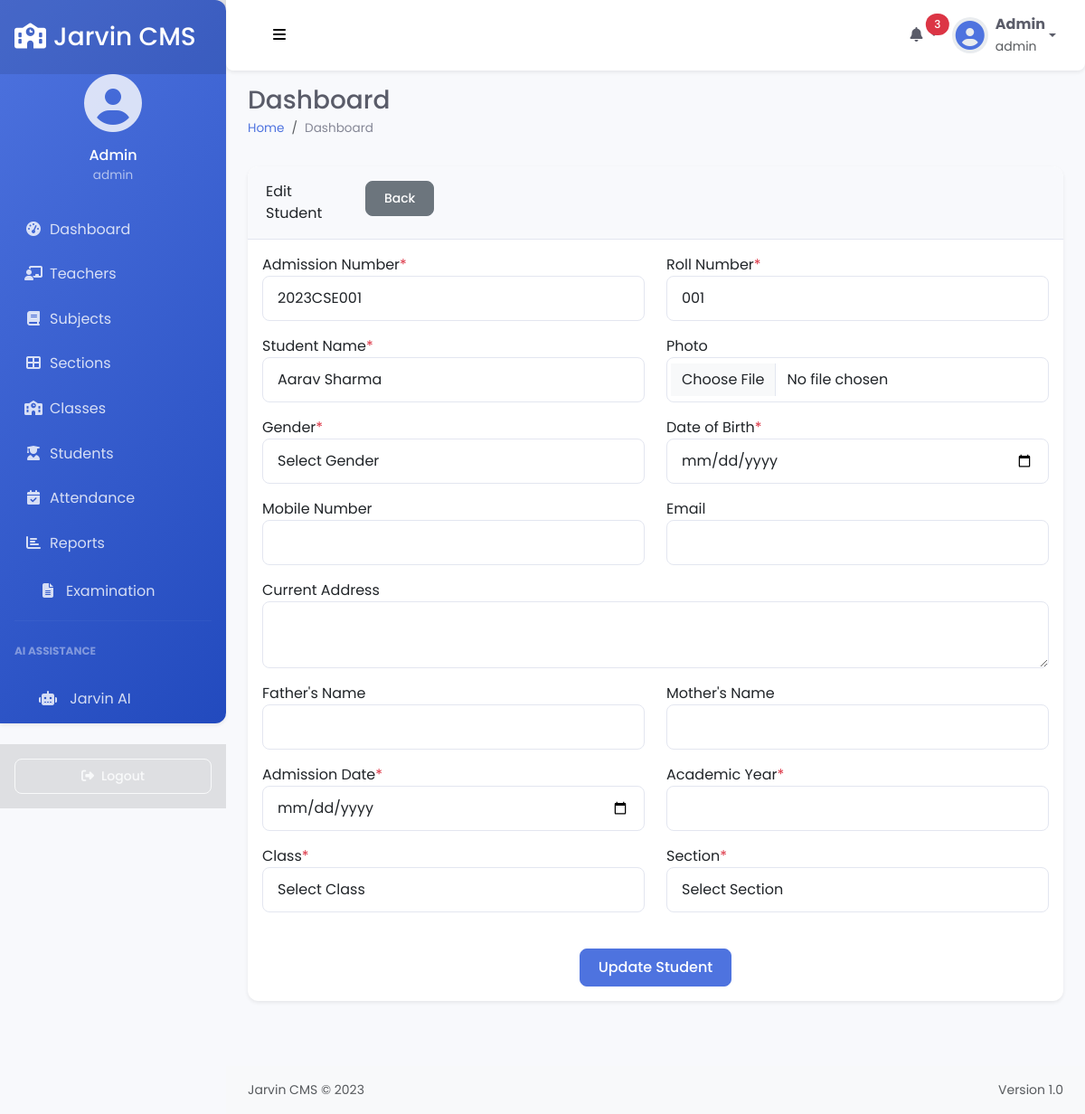
/edit_student?student_id=1 (signed in), run on the app's committed database.
### tables this page shows
CREATE TABLE sms_students (
            id INTEGER PRIMARY KEY AUTOINCREMENT,
            admission_no TEXT,
            roll_no TEXT,
            name TEXT,
            photo TEXT,
            gender TEXT,
            dob TEXT,
            mobile TEXT,
            email TEXT,
            current_address TEXT,
            father_name TEXT,
            mother_name TEXT,
            admission_date TEXT,
            academic_year TEXT,
            class INTEGER,
            section INTEGER
        );

### app.py (the view)
@app.route("/edit_student", methods =['GET'])
def edit_student():
    if 'loggedin' in session:
        student_id = request.args.get('student_id')
        db = get_db()
        cursor = db.cursor()
        cursor.execute('SELECT s.id, s.admission_no, s.roll_no, s.name, s.photo, c.name AS class, sec.section FROM sms_students s LEFT JOIN sms_section sec ON sec.section_id = s.section LEFT JOIN sms_classes c ON c.id = s.class WHERE s.id = ?', (student_id,))
        students = cursor.fetchall()
        cursor.execute('SELECT * FROM sms_classes')
        classes = cursor.fetchall()
        cursor.execute('SELECT * FROM sms_section')
        sections = cursor.fetchall()
        db.close()
        return render_template("edit_student.html", students = students, classes = classes, sections = sections)
    return redirect(url_for('login'))

### app.py (called while the page is built)
def get_db():
    db = sqlite3.connect('python_sms.db')
    db.row_factory = sqlite3.Row
    return db

### templates/edit_student.html (shortened to what this page needs)
{% extends 'layout.html' %}
{% block content %}
<div class="card">
    <div class="card-header">
        <div class="row">
            <div class="col-md-6">Edit Student</div>
            <div class="col-md-6 text-right">
                <a href="{{ url_for('student') }}" class="btn btn-secondary btn-sm">Back</a>
            </div>
        </div>
    </div>
    <div class="card-body">
        {% for student in students %}
        <form method="post" action="{{ url_for('save_student') }}" enctype="multipart/form-data">
            <div class="row">
                <div class="col-md-6">
                    <div class="mb-3">
                        <label for="admission_no">Admission Number<span class="text-danger">*</span></label>
                        <input type="text" name="admission_no" id="admission_no" class="form-control" value="{{ student.admission_no }}" required />
                    </div>
                </div>
                <div class="col-md-6">
                    <div class="mb-3">
                        <label for="roll_no">Roll Number<span class="text-danger">*</span></label>
                        <input type="text" name="roll_no" id="roll_no" class="form-control" value="{{ student.roll_no }}" required />
                    </div>
                </div>
            </div>
            <div class="row">
                <div class="col-md-6">
                    <div class="mb-3">
                        <label for="name">Student Name<span class="text-danger">*</span></label>
                        <input type="text" name="name" id="name" class="form-control" value="{{ student.name }}" required />
                    </div>
                </div>
                <div class="col-md-6">
                    <div class="mb-3">
                        <label for="photo">Photo</label>
                        <input type="file" name="photo" id="photo" class="form-control" accept="image/*" />
                    </div>
                </div>
            </div>
            <div class="row">
                <div class="col-md-6">
                    <div class="mb-3">
                        <label for="gender">Gender<span class="text-danger">*</span></label>
                        <select name="gender" id="gender" class="form-control" required>
                            <option value="">Select Gender</option>
                        </select>
                    </div>
                </div>
                <div class="col-md-6">
                    <div class="mb-3">
                        <label for="dob">Date of Birth<span class="text-danger">*</span></label>
                        <input type="date" name="dob" id="dob" class="form-control" value="{{ student.dob }}" required />
                    </div>
                </div>
            </div>
            <div class="row">
                <div class="col-md-6">
                    <div class="mb-3">
                        <label for="mobile">Mobile Number</label>
                        <input type="text" name="mobile" id="mobile" class="form-control" value="{{ student.mobile }}" />
                    </div>
                </div>
                <div class="col-md-6">
                    <div class="mb-3">
                        <label for="email">Email</label>
                        <input type="email" name="email" id="email" class="form-control" value="{{ student.email }}" />
                    </div>
                </div>
            </div>
            <div class="mb-3">
                <label for="current_address">Current Address</label>
                <textarea name="current_address" id="current_address" class="form-control">{{ student.current_address }}</textarea>
            </div>
            <div class="row">
                <div class="col-md-6">
                    <div class="mb-3">
                        <label for="father_name">Father's Name</label>
                        <input type="text" name="father_name" id="father_name" class="form-control" value="{{ student.father_name }}" />
                    </div>
                </div>
                <div class="col-md-6">
                    <div class="mb-3">
                        <label for="mother_name">Mother's Name</label>
                        <input type="text" name="mother_name" id="mother_name" class="form-control" value="{{ student.mother_name }}" />
                    </div>
                </div>
            </div>
            <div class="row">
                <div class="col-md-6">
                    <div class="mb-3">
                        <label for="admission_date">Admission Date<span class="text-danger">*</span></label>
                        <input type="date" name="admission_date" id="admission_date" class="form-control" value="{{ student.admission_date }}" required />
                    </div>
                </div>
                <div class="col-md-6">
                    <div class="mb-3">
                        <label for="academic_year">Academic Year<span class="text-danger">*</span></label>
                        <input type="text" name="academic_year" id="academic_year" class="form-control" value="{{ student.academic_year }}" required />
                    </div>
                </div>
            </div>
            <div class="row">
                <div class="col-md-6">
                    <div class="mb-3">
                        <label for="class_id">Class<span class="text-danger">*</span></label>
                        <select name="class_id" id="class_id" class="form-control" required>
                            <option value="">Select Class</option>
                        </select>
                    </div>
                </div>
                <div class="col-md-6">
                    <div class="mb-3">
                        <label for="section_id">Section<span class="text-danger">*</span></label>
                        <select name="section_id" id="section_id" class="form-control" required>
                            <option value="">Select Section</option>
                        </select>
                    </div>
                </div>
            </div>
            <div class="mt-4 text-center">
                <input type="submit" name="update_student" class="btn btn-primary" value="Update Student" />
            </div>
        </form>
        {% endfor %}
    </div>
</div>
{% endblock %}

### static/css/style.css (style rules this page uses)
.btn-sm { border-radius: 4px; }
:root { --primary: #4e73df; --secondary: #6c757d; --success: #1cc88a; --info: #36b9cc; --warning: #f6c23e; --danger: #e74a3b; --light: #f8f9fc; --dark: #5a5c69; --sidebar-width: 250px; --sidebar-collapsed-width: 90px; --header-height: 70px; }
body { font-family: 'Poppins', sans-serif; background: #f8f9fc; color: #5a5c69; min-height: 100vh; overflow-x: hidden; }
.card { border: none; border-radius: 0.375rem; box-shadow: 0 0.15rem 1.75rem 0 rgba(58, 59, 69, 0.1); margin-bottom: 1.5rem; transition: transform 0.2s; }
.card .card-header { background-color: #f8f9fc; border-bottom: 1px solid #e3e6f0; padding: 1rem 1.25rem; display: flex; align-items: center; justify-content: space-between; }
.btn { border-radius: 0.25rem; padding: 0.375rem 0.75rem; font-weight: 400; transition: all 0.15s; }
.btn-primary { background-color: var(--primary); border-color: var(--primary); }
.btn-sm { padding: 0.25rem 0.5rem; font-size: 0.875rem; }
.form-control { border-radius: 0.25rem; border: 1px solid #d1d3e2; padding: 0.375rem 0.75rem; font-size: 1rem; transition: border-color 0.15s ease-in-out, box-shadow 0.15s ease-in-out; }
body { font-family: 'Poppins', sans-serif; background-color: #f8f9fc; }
.card { margin-bottom: 1.5rem; }

### static/css/modern-theme.css (style rules this page uses)
:root { --primary-color: #4e73df; --primary-light: #5a80ee; --primary-dark: #3a63cf; --secondary-color: #858796; --success-color: #1cc88a; --info-color: #36b9cc; --warning-color: #f6c23e; --danger-color: #e74a3b; --light-color: #f8f9fc; --dark-color: #5a5c69; --border-radius-sm: 0.5rem; --border-radius-md: 0.75rem; --border-radius-lg: 1rem; --transition-speed: 0.3s; --shadow-sm: 0 .125rem .25rem rgba(0, 0, 0, .075); --shadow-md: 0 .5rem 1rem rgba(0, 0, 0, .15); --shadow-lg: 0 1rem 3rem rgba(0, 0, 0, .175); }
body { font-family: 'Poppins', sans-serif; background-color: #f8f9fc; }
.card { border: none; border-radius: var(--border-radius-md); box-shadow: var(--shadow-sm); transition: transform var(--transition-speed), box-shadow var(--transition-speed); overflow: hidden; }
.card-header { border-radius: var(--border-radius-md) var(--border-radius-md) 0 0 !important; background-color: #fff; border-bottom: 1px solid rgba(0, 0, 0, 0.05); }
.btn { border-radius: var(--border-radius-sm); padding: 0.5rem 1.25rem; transition: all var(--transition-speed); font-weight: 500; }
.btn-primary { background-color: var(--primary-color); border-color: var(--primary-color); }
.form-control { border-radius: var(--border-radius-sm); border: 1px solid #e3e6f0; padding: 0.75rem 1rem; transition: border-color var(--transition-speed), box-shadow var(--transition-speed); }

### data on the page
sms_students: admission_no "2023CSE001", roll_no "001", name "Aarav Sharma"

### other printed values
{{ session.name }} "Admin"
{{ session.role }} "admin"
